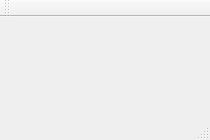
<?xml version="1.0" encoding="UTF-8"?>
<ui version="4.0">
 <class>PgrExportClass</class>
 <widget class="QMainWindow" name="PgrExportClass">
  <property name="geometry">
   <rect>
    <x>0</x>
    <y>0</y>
    <width>210</width>
    <height>140</height>
   </rect>
  </property>
  <property name="minimumSize">
   <size>
    <width>210</width>
    <height>140</height>
   </size>
  </property>
  <property name="maximumSize">
   <size>
    <width>210</width>
    <height>140</height>
   </size>
  </property>
  <property name="windowTitle">
   <string>PgrExport</string>
  </property>
  <widget class="QWidget" name="centralWidget"/>
  <widget class="QMenuBar" name="menuBar">
   <property name="geometry">
    <rect>
     <x>0</x>
     <y>0</y>
     <width>210</width>
     <height>23</height>
    </rect>
   </property>
  </widget>
  <widget class="QToolBar" name="mainToolBar">
   <attribute name="toolBarArea">
    <enum>TopToolBarArea</enum>
   </attribute>
   <attribute name="toolBarBreak">
    <bool>false</bool>
   </attribute>
  </widget>
  <widget class="QStatusBar" name="statusBar"/>
 </widget>
 <layoutdefault spacing="6" margin="11"/>
 <resources>
  <include location="PgrExport.qrc"/>
 </resources>
 <connections/>
</ui>
